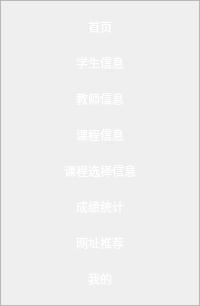
         <widget class="QFrame" name="frame_6">
          <property name="sizePolicy">
           <sizepolicy hsizetype="Expanding" vsizetype="Preferred">
            <horstretch>1</horstretch>
            <verstretch>0</verstretch>
           </sizepolicy>
          </property>
          <property name="styleSheet">
           <string notr="true">#frame_6
{
	border-bottom-left-radius:20px;
	border-top-right-radius:20px;
	background-color: rgba(69, 119, 255,150);
}

QPushButton{
	border:none;
	color: rgb(255, 255, 255);
	font: 13pt &quot;幼圆&quot;;
}

QPushButton:hover{
	color: rgb(202, 202, 202);
}
QPushButton:pressed{
	padding-left:4px;
	padding-top:3px;
}
</string>
          </property>
          <property name="frameShape">
           <enum>QFrame::StyledPanel</enum>
          </property>
          <property name="frameShadow">
           <enum>QFrame::Raised</enum>
          </property>
          <layout class="QVBoxLayout" name="verticalLayout_2">
           <item>
            <widget class="QPushButton" name="pushButton_home">
             <property name="minimumSize">
              <size>
               <width>0</width>
               <height>30</height>
              </size>
             </property>
             <property name="text">
              <string>首页</string>
             </property>
            </widget>
           </item>
           <item>
            <widget class="QPushButton" name="pushButton_stu_info">
             <property name="minimumSize">
              <size>
               <width>0</width>
               <height>30</height>
              </size>
             </property>
             <property name="text">
              <string>学生信息</string>
             </property>
            </widget>
           </item>
           <item>
            <widget class="QPushButton" name="pushButton_tea_info">
             <property name="minimumSize">
              <size>
               <width>0</width>
               <height>30</height>
              </size>
             </property>
             <property name="text">
              <string>教师信息</string>
             </property>
            </widget>
           </item>
           <item>
            <widget class="QPushButton" name="pushButton_course_info">
             <property name="minimumSize">
              <size>
               <width>0</width>
               <height>30</height>
              </size>
             </property>
             <property name="text">
              <string>课程信息</string>
             </property>
            </widget>
           </item>
           <item>
            <widget class="QPushButton" name="pushButton_couchos_info">
             <property name="minimumSize">
              <size>
               <width>0</width>
               <height>30</height>
              </size>
             </property>
             <property name="text">
              <string>课程选择信息</string>
             </property>
            </widget>
           </item>
           <item>
            <widget class="QPushButton" name="pushButton_stats_info">
             <property name="minimumSize">
              <size>
               <width>0</width>
               <height>30</height>
              </size>
             </property>
             <property name="text">
              <string>成绩统计</string>
             </property>
            </widget>
           </item>
           <item>
            <widget class="QPushButton" name="pushButton_web">
             <property name="minimumSize">
              <size>
               <width>0</width>
               <height>30</height>
              </size>
             </property>
             <property name="text">
              <string>网址推荐</string>
             </property>
            </widget>
           </item>
           <item>
            <widget class="QPushButton" name="pushButton_my">
             <property name="minimumSize">
              <size>
               <width>0</width>
               <height>30</height>
              </size>
             </property>
             <property name="text">
              <string>我的</string>
             </property>
            </widget>
           </item>
          </layout>
         </widget>
